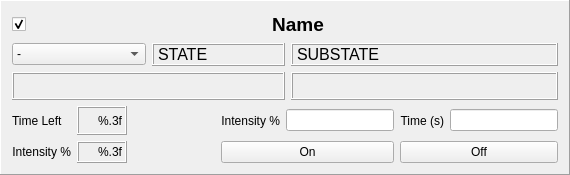
<?xml version="1.0" encoding="UTF-8"?>
<ui version="4.0">
 <class>Frame</class>
 <widget class="QFrame" name="Frame">
  <property name="geometry">
   <rect>
    <x>0</x>
    <y>0</y>
    <width>570</width>
    <height>175</height>
   </rect>
  </property>
  <property name="minimumSize">
   <size>
    <width>570</width>
    <height>175</height>
   </size>
  </property>
  <property name="windowTitle">
   <string>Frame</string>
  </property>
  <property name="frameShape">
   <enum>QFrame::Panel</enum>
  </property>
  <property name="frameShadow">
   <enum>QFrame::Raised</enum>
  </property>
  <layout class="QGridLayout" name="gridLayout_2">
   <item row="0" column="0">
    <layout class="QVBoxLayout" name="verticalLayout">
     <item>
      <layout class="QHBoxLayout" name="horizontalLayout">
       <item>
        <widget class="QCheckBox" name="check">
         <property name="maximumSize">
          <size>
           <width>20</width>
           <height>16777215</height>
          </size>
         </property>
         <property name="text">
          <string/>
         </property>
         <property name="checked">
          <bool>true</bool>
         </property>
        </widget>
       </item>
       <item>
        <widget class="QLabel" name="name">
         <property name="maximumSize">
          <size>
           <width>16777215</width>
           <height>25</height>
          </size>
         </property>
         <property name="font">
          <font>
           <pointsize>14</pointsize>
           <weight>75</weight>
           <bold>true</bold>
          </font>
         </property>
         <property name="styleSheet">
          <string notr="true">border-bottom: 1px solid black</string>
         </property>
         <property name="text">
          <string>Name</string>
         </property>
         <property name="alignment">
          <set>Qt::AlignCenter</set>
         </property>
        </widget>
       </item>
      </layout>
     </item>
     <item>
      <layout class="QGridLayout" name="gridLayout_3">
       <item row="0" column="0">
        <widget class="QComboBox" name="state_action">
         <item>
          <property name="text">
           <string>-</string>
          </property>
         </item>
         <item>
          <property name="text">
           <string>INIT</string>
          </property>
         </item>
         <item>
          <property name="text">
           <string>ENABLE</string>
          </property>
         </item>
         <item>
          <property name="text">
           <string>DISABLE</string>
          </property>
         </item>
         <item>
          <property name="text">
           <string>RESET</string>
          </property>
         </item>
        </widget>
       </item>
       <item row="1" column="0" colspan="2">
        <widget class="QLabel" name="error_txt">
         <property name="font">
          <font>
           <pointsize>10</pointsize>
          </font>
         </property>
         <property name="frameShape">
          <enum>QFrame::Box</enum>
         </property>
         <property name="frameShadow">
          <enum>QFrame::Raised</enum>
         </property>
         <property name="text">
          <string/>
         </property>
         <property name="alignment">
          <set>Qt::AlignCenter</set>
         </property>
        </widget>
       </item>
       <item row="0" column="1">
        <widget class="QLabel" name="state">
         <property name="font">
          <font>
           <pointsize>12</pointsize>
          </font>
         </property>
         <property name="frameShape">
          <enum>QFrame::Box</enum>
         </property>
         <property name="frameShadow">
          <enum>QFrame::Raised</enum>
         </property>
         <property name="text">
          <string>STATE</string>
         </property>
         <property name="alignment">
          <set>Qt::AlignLeading|Qt::AlignLeft|Qt::AlignVCenter</set>
         </property>
        </widget>
       </item>
       <item row="0" column="2" colspan="2">
        <widget class="QLabel" name="substate">
         <property name="font">
          <font>
           <pointsize>12</pointsize>
          </font>
         </property>
         <property name="frameShape">
          <enum>QFrame::Box</enum>
         </property>
         <property name="frameShadow">
          <enum>QFrame::Raised</enum>
         </property>
         <property name="text">
          <string>SUBSTATE</string>
         </property>
         <property name="alignment">
          <set>Qt::AlignLeading|Qt::AlignLeft|Qt::AlignVCenter</set>
         </property>
        </widget>
       </item>
       <item row="1" column="2" colspan="2">
        <widget class="QLabel" name="rpc_feedback">
         <property name="font">
          <font>
           <pointsize>10</pointsize>
          </font>
         </property>
         <property name="frameShape">
          <enum>QFrame::Box</enum>
         </property>
         <property name="frameShadow">
          <enum>QFrame::Raised</enum>
         </property>
         <property name="text">
          <string/>
         </property>
         <property name="alignment">
          <set>Qt::AlignCenter</set>
         </property>
        </widget>
       </item>
      </layout>
     </item>
     <item>
      <layout class="QGridLayout" name="gridLayout">
       <item row="0" column="6" rowspan="2">
        <widget class="QLabel" name="label_4">
         <property name="text">
          <string>Time (s)</string>
         </property>
         <property name="alignment">
          <set>Qt::AlignRight|Qt::AlignTrailing|Qt::AlignVCenter</set>
         </property>
        </widget>
       </item>
       <item row="0" column="0" rowspan="2">
        <widget class="QLabel" name="label_6">
         <property name="text">
          <string>Time Left</string>
         </property>
        </widget>
       </item>
       <item row="2" column="3" colspan="3">
        <widget class="QPushButton" name="on">
         <property name="text">
          <string>On</string>
         </property>
        </widget>
       </item>
       <item row="0" column="7" rowspan="2">
        <widget class="QLineEdit" name="input_time">
         <property name="text">
          <string/>
         </property>
         <property name="alignment">
          <set>Qt::AlignRight|Qt::AlignTrailing|Qt::AlignVCenter</set>
         </property>
        </widget>
       </item>
       <item row="0" column="3" rowspan="2">
        <widget class="QLabel" name="label_3">
         <property name="text">
          <string>Intensity %</string>
         </property>
         <property name="alignment">
          <set>Qt::AlignRight|Qt::AlignTrailing|Qt::AlignVCenter</set>
         </property>
        </widget>
       </item>
       <item row="2" column="0">
        <widget class="QLabel" name="label_5">
         <property name="text">
          <string>Intensity %</string>
         </property>
         <property name="alignment">
          <set>Qt::AlignRight|Qt::AlignTrailing|Qt::AlignVCenter</set>
         </property>
        </widget>
       </item>
       <item row="2" column="6" colspan="2">
        <widget class="QPushButton" name="off">
         <property name="text">
          <string>Off</string>
         </property>
        </widget>
       </item>
       <item row="2" column="1">
        <widget class="QLabel" name="intensity">
         <property name="font">
          <font>
           <pointsize>9</pointsize>
          </font>
         </property>
         <property name="frameShape">
          <enum>QFrame::Box</enum>
         </property>
         <property name="frameShadow">
          <enum>QFrame::Raised</enum>
         </property>
         <property name="text">
          <string>%.3f</string>
         </property>
         <property name="alignment">
          <set>Qt::AlignRight|Qt::AlignTrailing|Qt::AlignVCenter</set>
         </property>
        </widget>
       </item>
       <item row="0" column="4" rowspan="2" colspan="2">
        <widget class="QLineEdit" name="input_intensity">
         <property name="alignment">
          <set>Qt::AlignRight|Qt::AlignTrailing|Qt::AlignVCenter</set>
         </property>
        </widget>
       </item>
       <item row="0" column="1" rowspan="2">
        <widget class="QLabel" name="time_left">
         <property name="minimumSize">
          <size>
           <width>50</width>
           <height>0</height>
          </size>
         </property>
         <property name="font">
          <font>
           <pointsize>9</pointsize>
          </font>
         </property>
         <property name="frameShape">
          <enum>QFrame::Box</enum>
         </property>
         <property name="frameShadow">
          <enum>QFrame::Raised</enum>
         </property>
         <property name="text">
          <string>%.3f</string>
         </property>
         <property name="alignment">
          <set>Qt::AlignRight|Qt::AlignTrailing|Qt::AlignVCenter</set>
         </property>
        </widget>
       </item>
       <item row="2" column="2">
        <spacer name="horizontalSpacer">
         <property name="orientation">
          <enum>Qt::Horizontal</enum>
         </property>
         <property name="sizeHint" stdset="0">
          <size>
           <width>40</width>
           <height>20</height>
          </size>
         </property>
        </spacer>
       </item>
      </layout>
     </item>
    </layout>
   </item>
  </layout>
 </widget>
 <resources/>
 <connections/>
</ui>
